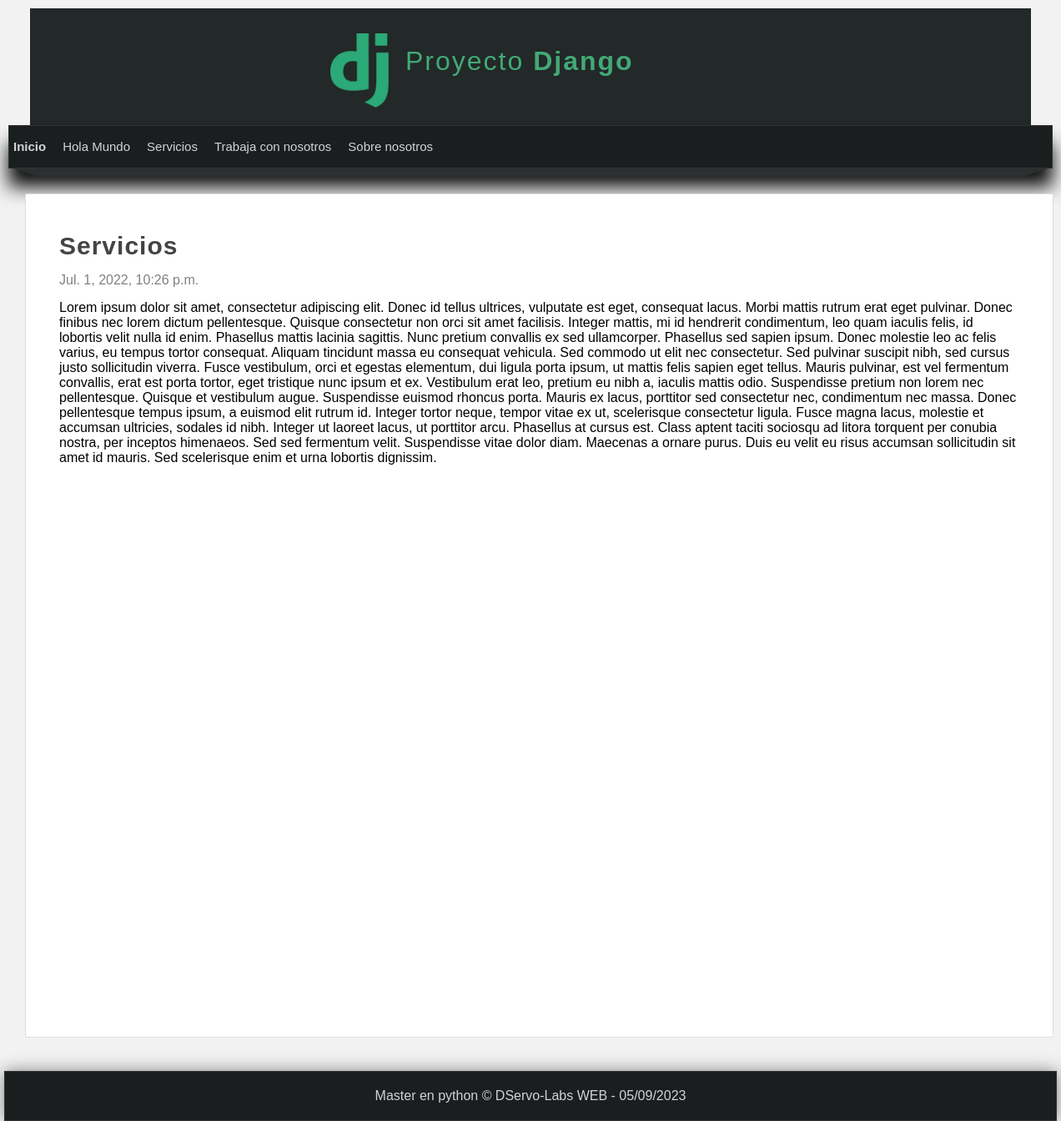
Page /pagina/servicios on the committed database.
### pages/models.py (models this page shows, shortened)
class Page(models.Model):
    title = models.CharField(max_length=50, verbose_name="Título")
    content = RichTextField(verbose_name="Contenido")
    slug = models.CharField(unique=True, max_length=150, verbose_name="URL amigable")
    order = models.IntegerField(verbose_name="Orden", default=0)
    visible = models.BooleanField(verbose_name="¿Visible?")
    created_at = models.DateTimeField(auto_now_add=True, verbose_name="Creado el")
    upgrated_at = models.DateTimeField(auto_now=True, verbose_name="Actualizado el")
    class Meta:
        verbose_name = "Página"
        verbose_name_plural = "Páginas"

### pages/views.py (the view)
# urls.py: path('pagina/<str:slug>', views.page, name="page")
def page(request, slug):
    page = Page.objects.get(slug=slug)
    return render(request, "pages/page.html", {
        "page": page
        })

### pages/context_processors.py (called while the page is built)
def get_pages(requests):
    pages = Page.objects.filter(visible=True).order_by('order').values_list('id', 'title', 'slug')
    return {
        'pages': pages
    }

### pages/templates/pages/page.html (shortened to what this page needs)
{% extends 'layouts/layout.html' %}
{% block content %}
    <h1 class="title">{{page.title}}</h1>
    <span class="date">{{page.created_at}}</span>
    <p class="content">{{page.content|safe}}</p>
{% endblock %}

### mainapp/templates/layouts/layout.html (shortened to what this page needs)
<!DOCTYPE html>
<html lang="es">
    <head>
        {% load static %}
        <link rel='stylesheet' type='text/css' href="{% static 'css/styles.css' %}" />
    </head>
    <body>
        <header>
            <div id="logotipo">
                <img src="{% static 'images/logo.png' %}" />
                <h1>Proyecto <strong>Django</strong></h1>
            </div>
        </header>
        <nav>
            <ul>
                <li>
                    <a href="{% url 'index' %}"><strong>Inicio</strong></a>
                </li>
                {% for page in pages %}
                <li>
                    <a href="{% url 'page' page.2 %}">{{ page.1 }}</a>
                </li>
                {% endfor %}
            </ul>
        </nav>
        <div class="barra">
            <span class="esquina-izquierda"></span>
            <span class="relleno-barra"></span>
            <span class="esquina-derecha"></span>
        </div>
        <div id="content">
            <div class="box">
                {% block content %}{% endblock %}
            </div>
        </div>
        <footer>
            Master en python &copy; DServo-Labs WEB - {% now "d/m/Y" %}
        </footer>
    </body>
</html>

### mainapp/static/css/styles.css (style rules this page uses)
* { margin: 0px; padding: 0px; font-family: sans-serif, Arial, Helvetica; text-decoration: none; }
.box p, .box h2, .box h3, .box ul { margin-top: 5px; margin-bottom: 5px; }
body { background-color: #F2F2F2; }
header { width: 1200px; height: 140px; background-color: #232828; margin: 0px auto; margin-top: 10px; }
#logotipo { width: 40%; height: 130px; margin: 0 auto; padding-top: 10px; }
#logotipo img { display: block; width: 70px; float: left; margin-top: 20px; }
#logotipo h1 { display: block; float: left; margin-top: 35px; margin-left: 20px; letter-spacing: 2px; font-weight: lighter; color: #42a977; }
nav { width: 1250px; height: 50px; margin: 0 auto; background-color: #1B1E1F; border: 1px solid #333333; box-shadow: 0px 22px 22px rgb(14, 13, 13); font-size: 15px; }
nav > ul { list-style: none; text-decoration: none; }
nav > ul > li { line-height: 40px; float: left; }
nav > ul > li > a { display: block; padding: 5px; padding-right: 15px; color: #d1d4d6; }
.barra { width: 1240px; margin: 0 auto; }
.esquina-izquierda { display: block; border-left: 30px solid transparent; border-top: 10px solid #2b2f30; float:left; }
.esquina-derecha { display: block; border-right: 30px solid transparent; border-top: 10px solid #2b2f30; float:right; }
.relleno-barra { display: block; width: 1180px; height: 10px; background: #2b2f30; float: left; }
#content { width: 1212px; min-height: 930px; margin: 0 auto; margin-bottom: 40px; margin-top: 30px; }
.box { background: white; width: 95%; min-height: 930px; padding-bottom: 10px; padding: 40px; border: 1px solid #ddd; border-radius: 2px; margin: 0 auto; }
.title { color: #444; letter-spacing: 1px; font-size: 30px; margin-bottom: 10px; margin-top: 5px; }
.date { display: block; margin-top: 15px; margin-bottom: 15px; color: gray; }
.content { line-height: 25px; }
footer { width: 1260px; background-color: #1b1e1f; border: 1px solid #333; color: #d1d4d6; text-align: center; margin: 0 auto; padding-top: 20px; padding-bottom: 20px; box-shadow: 0px 0px 20px gray; }

### rows in the picture
Page: title "Hola Mundo"
Page: title "Servicios", created_at "Jul. 1, 2022, 10:26 p.m.", content "Lorem ipsum dolor sit amet, consectetur adipiscing elit. Donec id tellus ultrices, vulputate est eget, consequat lacus. Morbi mattis rutrum erat eget pulvinar. Donec finibus nec lorem dictum pellentesque. Quisque consectetur non orci sit amet facilisis. Integer mattis, mi id hendrerit condimentum, leo quam iaculis felis, id lobortis velit nulla id enim. Phasellus mattis lacinia sagittis. Nunc pretium convallis ex sed ullamcorper. Phasellus sed sapien ipsum. Donec molestie leo ac felis varius, eu tempus tortor consequat. Aliquam tincidunt massa eu consequat vehicula. Sed commodo ut elit nec consectetur. Sed pulvinar suscipit nibh, sed cursus justo sollicitudin viverra. Fusce vestibulum, orci…"
Page: title "Trabaja con nosotros"
Page: title "Sobre nosotros"
